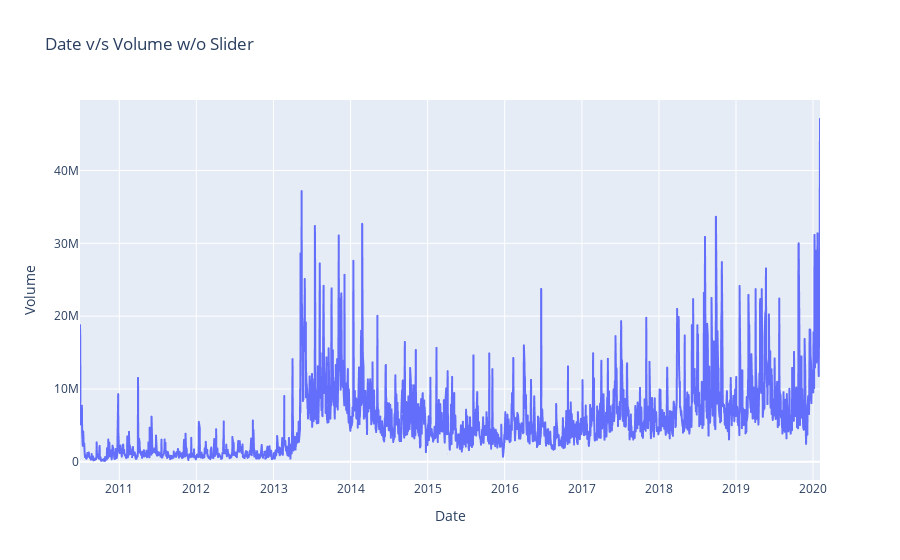

Notebook source saved alongside this figure:
### Code cell
# Date and Volume 
fig = px.line(tesla, x='Date', y='Volume', title='Date v/s Volume w/o Slider')
fig.show()

### Figure 1 — Plotly figure (JSON) as saved in the notebook; plotly's stock layout.template omitted (floating-point values rounded to 4 significant figures; data arrays with more than 128 entries replaced by an {"elided": "..."} marker saying what was removed)
{"data": [{"hovertemplate": "Date=%{x}<br>Volume=%{y}<extra></extra>", "legendgroup": "", "line": {"color": "#636efa", "dash": "solid"}, "mode": "lines", "name": "", "showlegend": false, "type": "scattergl", "x": {"elided": "2416 str values"}, "xaxis": "x", "y": {"elided": "2416 int values"}, "yaxis": "y"}], "layout": {"legend": {"tracegroupgap": 0}, "title": {"text": "Date v/s Volume w/o Slider"}, "xaxis": {"anchor": "y", "domain": [0, 1], "title": {"text": "Date"}}, "yaxis": {"anchor": "x", "domain": [0, 1], "title": {"text": "Volume"}}}}
